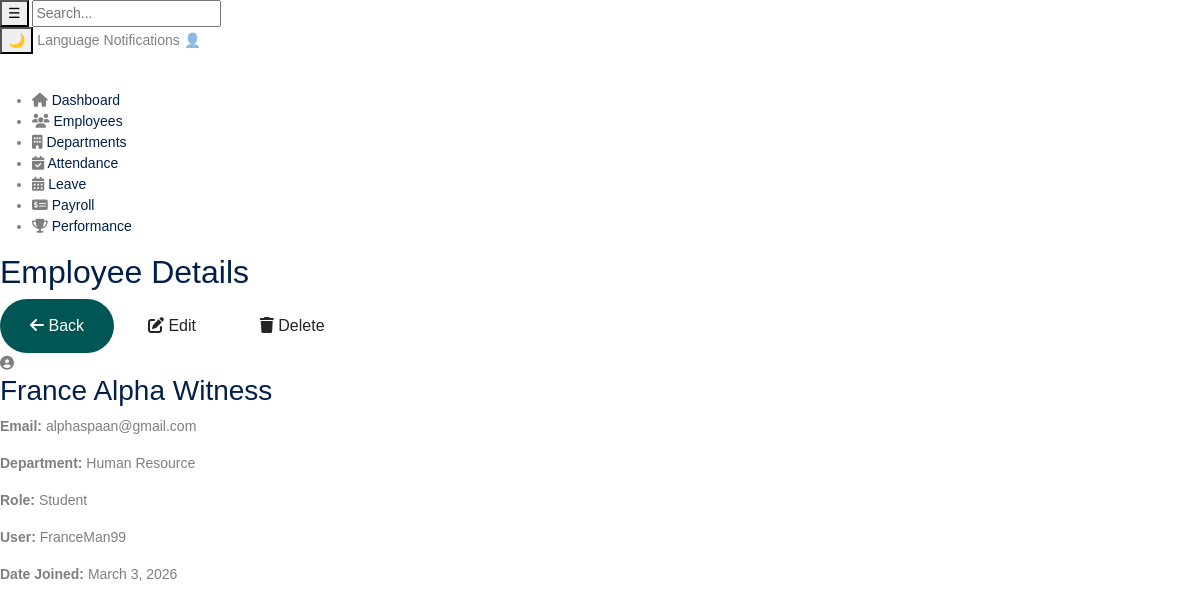
/hr/employees/5/, run on an earlier commit of the app's database.
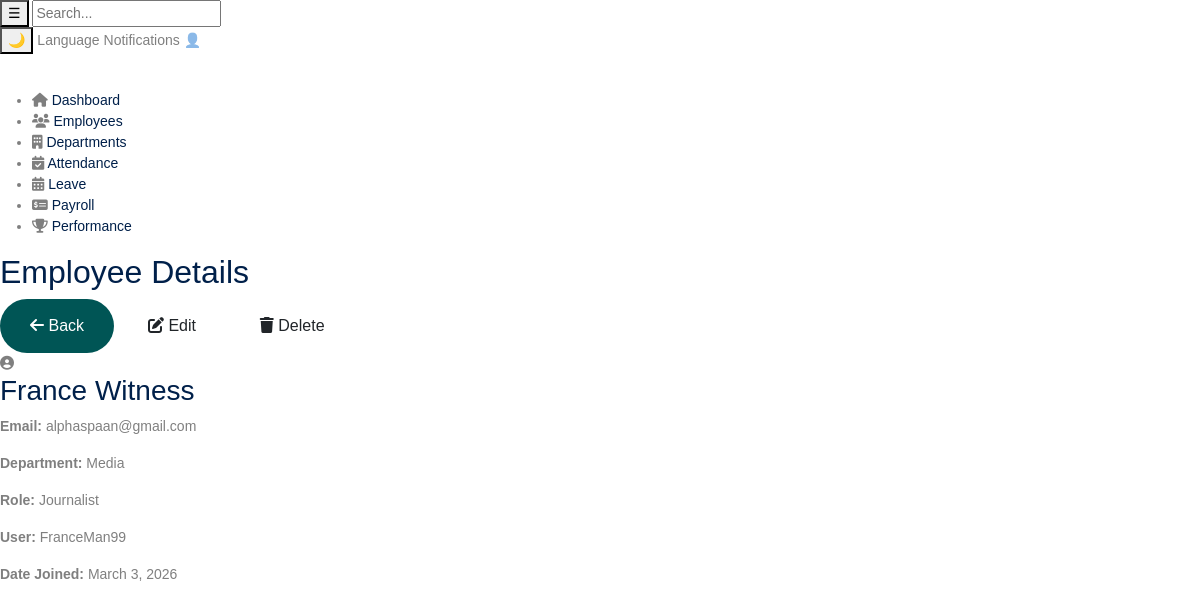
And on a later commit of the database.
### hr/models.py (models this page shows, shortened)
class Employee(models.Model):
    user = models.OneToOneField(User, on_delete=models.CASCADE)
    department = models.ForeignKey(Department, on_delete=models.CASCADE)
    first_name = models.CharField(max_length=50)
    last_name = models.CharField(max_length=50)
    email = models.EmailField(unique=True)
    role = models.ForeignKey(Role, on_delete=models.CASCADE)
    date_joined = models.DateField(auto_now_add=True)

class Department(models.Model):
    name = models.CharField(max_length=100)
    description = models.TextField(blank=True)
    def __str__(self):
        return self.name

class Role(models.Model):
    name = models.CharField(max_length=100)
    description = models.TextField(blank=True)
    def __str__(self):
        return self.name

### authenication/models.py (models this page shows)
class CustomUser(AbstractUser):
    role_choices = (
        ('admin', 'Admin'),
        ('hr_manager', 'HR Manager'),
        ('employee', 'Employee'),
    )
    role = models.CharField(max_length=20, choices=role_choices)
    username = models.CharField(max_length=150, unique=True)
    email = models.EmailField(unique=True)
    password = models.CharField(max_length=128)
    def __str__(self):
        return self.username

### hr/views.py (the view)
# urls.py: path('employees/<int:pk>/', EmployeeDetailView.as_view(), name='employee_detail'),
class EmployeeDetailView(DetailView):
    model = Employee
    template_name = 'hr/pages/employee_detail.html'
    context_object_name = 'employee'

### hr/templates/hr/pages/employee_detail.html
{% extends "hr/base/base.html" %}
{% load static %}
{% block content %}
<section class="content">
    <div class="page-header">
        <h2>Employee Details</h2>
        <div class="employee-actions">
            <a href="{% url 'employees' %}" class="btn btn-secondary">
                <i class="fas fa-arrow-left"></i> Back
            </a>
            <a href="{% url 'employee_update' employee.pk %}" class="btn btn-edit">
                <i class="fas fa-edit"></i> Edit
            </a>
            <a href="{% url 'employee_delete' employee.pk %}" class="btn btn-delete">
                <i class="fas fa-trash"></i> Delete
            </a>
        </div>
    </div>
    <div class="employee-card employee-detail-card">
        <div class="emp-photo">
            <i class="fas fa-user-circle"></i>
        </div>
        <div class="emp-info">
            <h3>{{ employee.first_name }} {{ employee.last_name }}</h3>
            <p><strong>Email:</strong> {{ employee.email }}</p>
            <p><strong>Department:</strong> {{ employee.department }}</p>
            <p><strong>Role:</strong> {{ employee.role }}</p>
            <p><strong>User:</strong> {{ employee.user }}</p>
            <p><strong>Date Joined:</strong> {{ employee.date_joined }}</p>
        </div>
    </div>
</section>
{% endblock %}

What changed in the data, as far as the page shows it:
changed Employee "Witness": first_name "France Alpha" → "France"; department "Human Resource" → "Media"; role "Student" → "Journalist"
